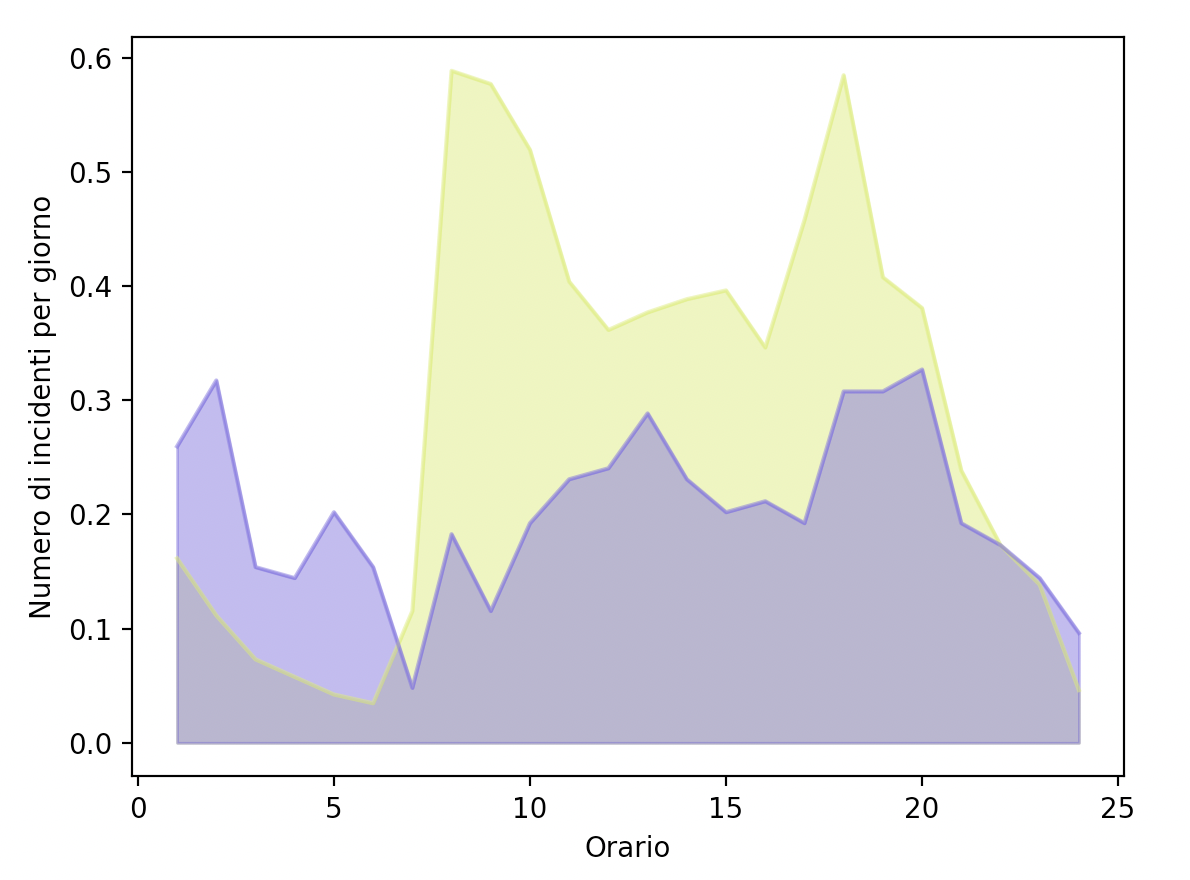

Python code for this plot:

# GRAFO 3.6 (week_weekend_milano.png)

import pandas as pd
import matplotlib.pyplot as plt

path = "dataset/incidenti/incidenti_2010.txt"

data = pd.read_csv(path, sep="\t")
data = data[data['ora'] != 25]

ora_week = data[data['giorno_settimana'] < 6]
ora_weekend = data[data['giorno_settimana'] > 5]

ora_week = ora_week[ora_week['provincia'] == 15]['ora'].value_counts().sort_index()
ora_weekend = ora_weekend[ora_weekend['provincia'] == 15]['ora'].value_counts().sort_index()

ora_week /= 5 * 52
ora_weekend /= 2 * 52

ora_week.plot(color='#d5ef5f', alpha=0.5)
ora_weekend.plot(color='#7057e0', alpha=0.5)
plt.xlabel("Orario")
plt.ylabel("Numero di incidenti per giorno")
plt.fill_between(ora_week.index, ora_week, color='#d5ef5f', alpha=0.5)
plt.fill_between(ora_weekend.index, ora_weekend, color='#7057e0', alpha=0.5)
plt.show()
